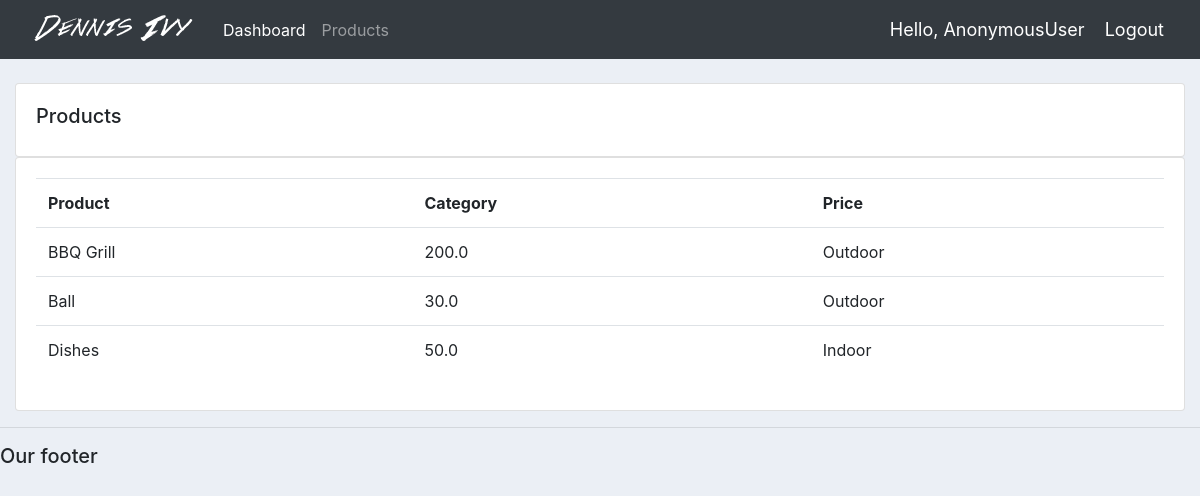
Screenshot of /products/ with the database file from the repository.
### accounts/models.py (models this page shows, shortened)
class Product(models.Model):
	CATEGORY = (
			('Indoor', 'Indoor'),
			('Out Door', 'Out Door'),
			)
	name = models.CharField(max_length=200, null=True)
	price = models.FloatField(null=True)
	category = models.CharField(max_length=200, null=True, choices=CATEGORY)
	description = models.CharField(max_length=200, null=True, blank=True)
	date_created = models.DateTimeField(auto_now_add=True, null=True)
	tags = models.ManyToManyField(Tag)

### accounts/views.py (the view)
# urls.py: path('products/', views.products, name='products'),
def products(request):
	products = Product.objects.all()
	return render(request, 'accounts/products.html', {'products':products})

### accounts/templates/accounts/products.html
{% extends 'accounts/main.html' %}
{% block content %}
<br>
<div class="row">
	<div class="col-md">
		<div class="card card-body">
			<h5>Products</h5>
		</div>
		<div class="card card-body">
			<table class="table">
				<tr>
					<th>Product</th>
					<th>Category</th>
					<th>Price</th>
				</tr>
				{% for i in products %}
				<tr>
					<td>{{i.name}}</td>
					<td>{{i.price}}</td>
					<td>{{i.category}}</td>
				</tr>
				{% endfor %}
			</table>
		</div>
	</div>
</div>
{% endblock content %}

### static/css/styles.css (style rules this page uses)
body { background-color: #ebeff5; }

### rows the page displays
Product: name "BBQ Grill", price "200.0", category "Outdoor"
Product: name "Ball", price "30.0", category "Outdoor"
Product: name "Dishes", price "50.0", category "Indoor"

### other values shown
{{ request.user }} "AnonymousUser"
